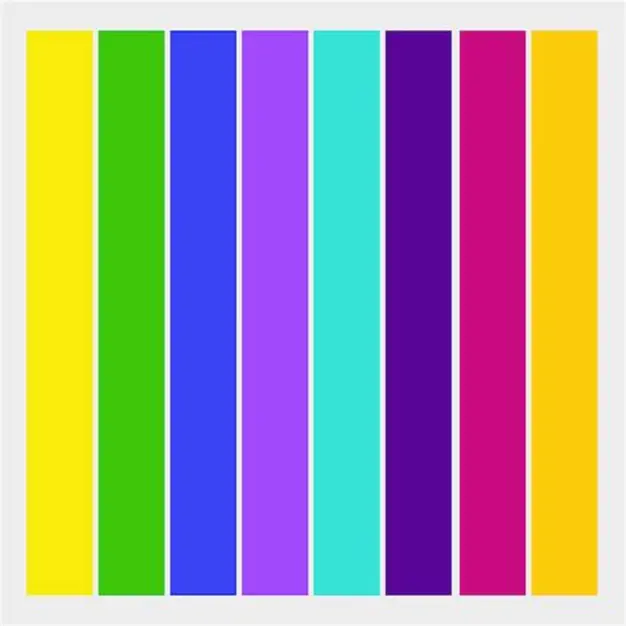
#> input picture unidad1/clases/Avances/colores.jpg, 626 x 626 px
$ jupyter execute clase3.ipynb
#> lines starting #> are read from the running program, lines starting #| are printed output that depends on the picture; after the words box and inside, x2 and y2 are one past the last pixel; in counts of white or black regions, pixels touching at a corner belong together
[cell 1]
import cv2
import matplotlib.pyplot as plt
import numpy as np

imagen1 = cv2.imread('colores.jpg')
#> imagen1 is the input picture: shape (626, 626, 3); mean B, G, R 153.3, 153.8, 163.5
img=cv2.cvtColor(imagen1, cv2.COLOR_BGR2RGB)
def RGB2HSV(img):
    img = img.astype(np.float32)
    img = img/255.
    new_img = np.zeros_like(img)

    maxChannel = np.argmax(img,axis=2)
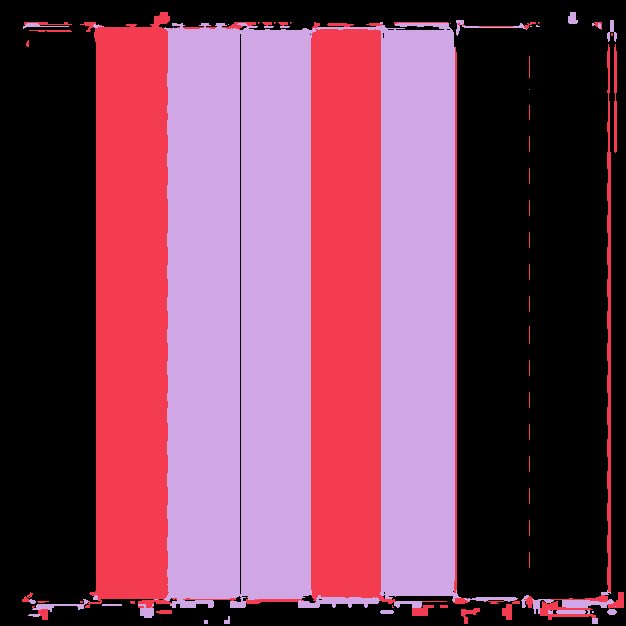
#> maxChannel: shape (626, 626) int64; 3 distinct labels, from 0 to 2; one colour per label, 0 black
    maxValue = np.amax(img,axis=2)
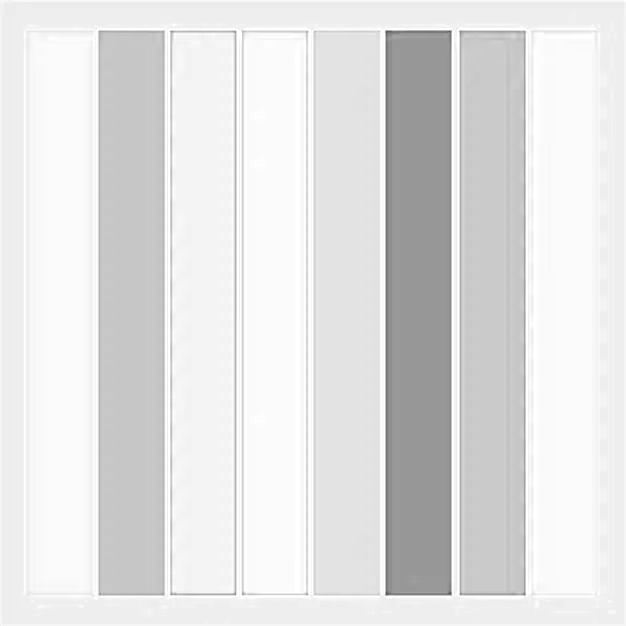
#> maxValue: shape (626, 626) float32; min 0.337, max 1, mean 0.884
    minChannel = np.argmin(img,axis=2)
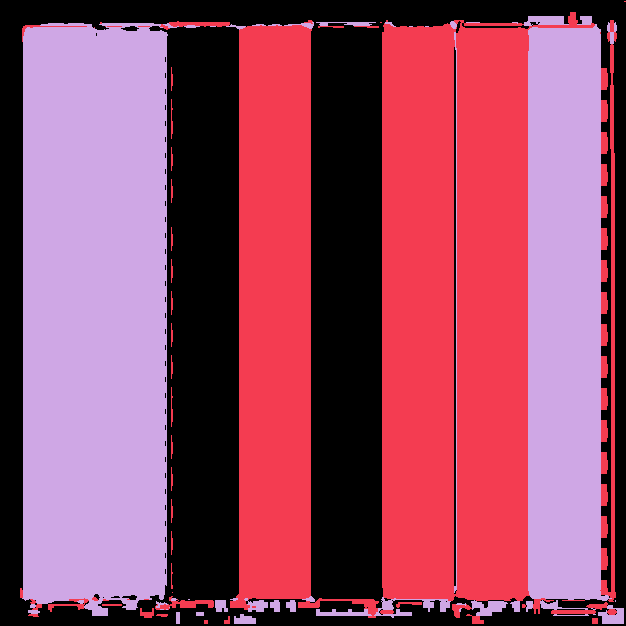
#> minChannel: shape (626, 626) int64; 3 distinct labels, from 0 to 2; one colour per label, 0 black
    minValue = np.amin(img,axis=2)
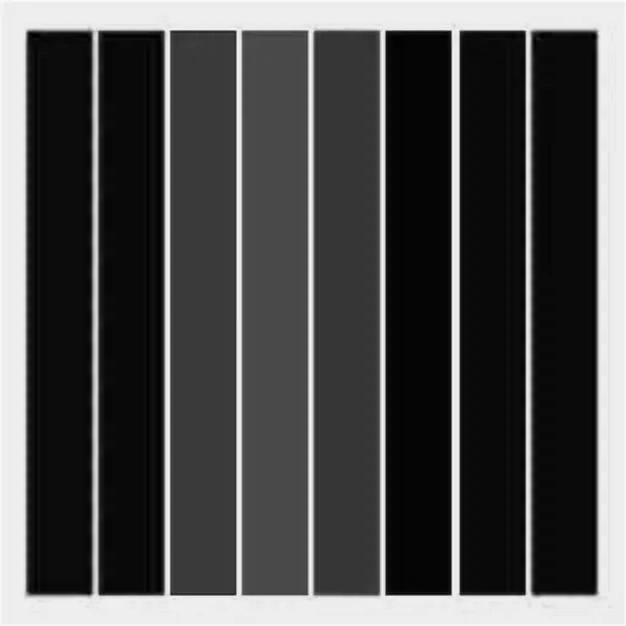
#> minValue: shape (626, 626) float32; min 0, max 1, mean 0.307
    #value
    new_img[...,2] = maxValue
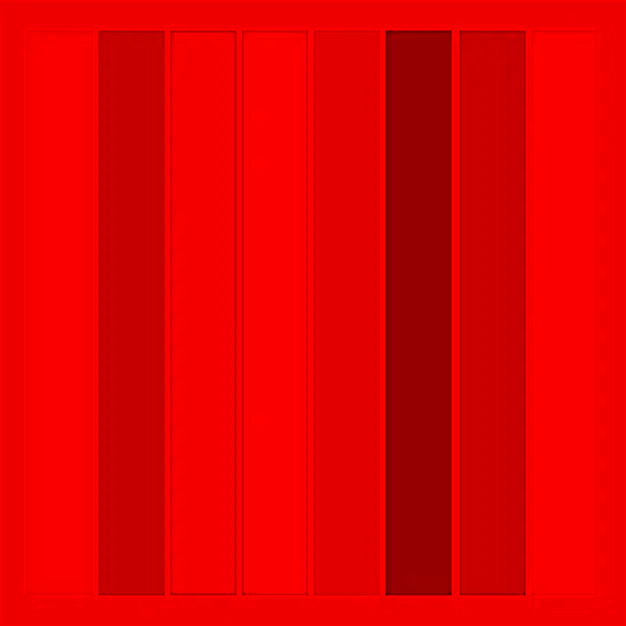
#> new_img: shape (626, 626, 3) float32; mean of channels 0, 1, 2 0, 0, 0.883; drawn as B, G, R

    #saturation
    for i in range(img.shape[0]):
        for j in range(img.shape[1]):
            if maxValue[i,j]==0:
                new_img[i,j,1] = 0
            elif maxValue[i,j] != 0:
                new_img[i,j,1] = (new_img[i,j,2]-minValue[i,j])/new_img[i,j,2]
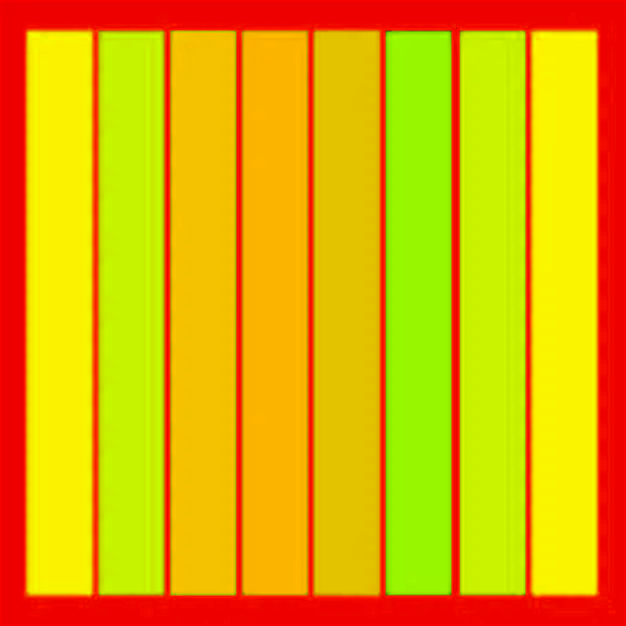
#> new_img: shape (626, 626, 3) float32; mean of channels 0, 1, 2 0, 0.671, 0.883; drawn as B, G, R

    #hue
    for i in range(img.shape[0]):
        for j in range(img.shape[1]):
            if sum(img[i,j,...])/3 == img[i,j,0]:
                new_img[i,j,0] = 0
            elif maxChannel[i,j] == 0: #R
                new_img[i,j,0] = 60 * ((img[i,j,1]-img[i,j,2])/(new_img[i,j,2]-minValue[i,j]))
            elif maxChannel[i,j] == 1: #G
                new_img[i,j,0] = 120 + 60 * (img[i,j,2]-img[i,j,0])/(new_img[i,j,2]-minValue[i,j])
            elif maxChannel[i,j] == 2: #B
                new_img[i,j,0] = 240 + 60 * (img[i,j,0]-img[i,j,1])/(new_img[i,j,2]-minValue[i,j])

        img2= new_img[...,0] < 0
        new_img[img2,0]   =  new_img[img2,0] + 360
#> this loop made 626 passes
#> pass 2, in RGB2HSV, `img2= new_img[...,0] < 0`:
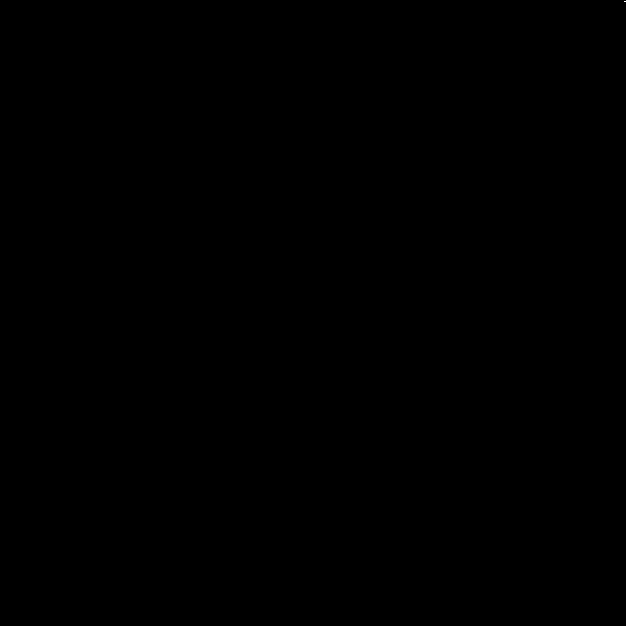
#> img2: shape (626, 626) bool; 0% white in thin lines or dots, all inside (x1, y1, x2, y2) = (624, 1, 626, 2)
#> after the loop:
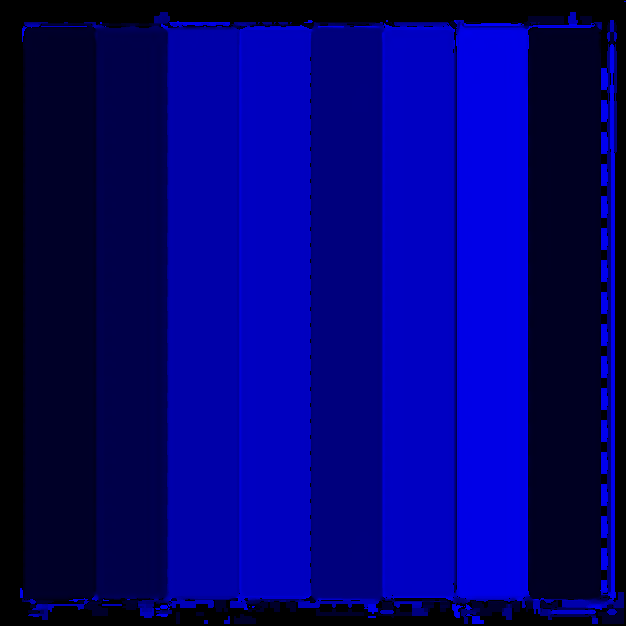
#> new_img: shape (626, 626, 3) float32; mean of channels 0, 1, 2 165.2, 0.7, 0.9; drawn with min black and max white
    return new_img

hsv_img = RGB2HSV(img)
fig,axs = plt.subplots(1,4,figsize=(25,10))
axs[0].imshow(img)
axs[0].set_title('Imagen Original')

fig_img=axs[1].imshow(hsv_img[...,0], cmap='gray',vmin=0, vmax=360)
axs[1].set_title('Canal Hue')
fig_img=axs[2].imshow(hsv_img[...,1], cmap='gray',vmin=0, vmax=1)
axs[2].set_title('Canal Saturation')
fig_img=axs[3].imshow(hsv_img[...,2], cmap='gray',vmin=0, vmax=360)
axs[3].set_title('Canal Value')
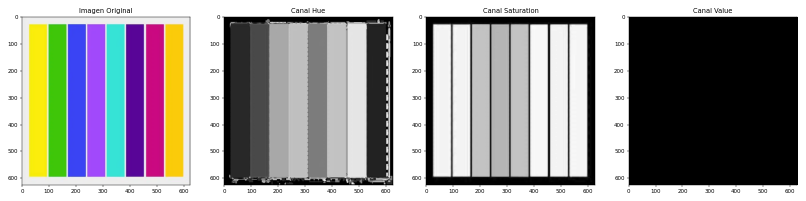
#> figure drawn by matplotlib, 4 panels

[cell 2]
import cv2
import matplotlib.pyplot as plt
import numpy as np

imagen1 = cv2.imread('colores.jpg')
img=cv2.cvtColor(imagen1, cv2.COLOR_BGR2RGB)
def RGB2HSV(img):
    img = img.astype(np.float32)
    img = img/255.
    new_img = np.zeros_like(img)

    maxChannel = np.argmax(img,axis=2)
    maxValue = np.amax(img,axis=2)
    minChannel = np.argmin(img,axis=2)
    minValue = np.amin(img,axis=2)
    #value
    new_img[...,2] = maxValue

    #saturation
    for i in range(img.shape[0]):
        for j in range(img.shape[1]):
            if maxValue[i,j]==0:
                new_img[i,j,1] = 0
            elif maxValue[i,j] != 0:
                new_img[i,j,1] = (new_img[i,j,2]-minValue[i,j])/new_img[i,j,2]

    #hue
    for i in range(img.shape[0]):
        for j in range(img.shape[1]):
            if sum(img[i,j,...])/3 == img[i,j,0]:
                new_img[i,j,0] = 0
            elif maxChannel[i,j] == 0: #R
                new_img[i,j,0] = 60 * ((img[i,j,1]-img[i,j,2])/(new_img[i,j,2]-minValue[i,j]))
            elif maxChannel[i,j] == 1: #G
                new_img[i,j,0] = 120 + 60 * (img[i,j,2]-img[i,j,0])/(new_img[i,j,2]-minValue[i,j])
            elif maxChannel[i,j] == 2: #B
                new_img[i,j,0] = 240 + 60 * (img[i,j,0]-img[i,j,1])/(new_img[i,j,2]-minValue[i,j])

        img2= new_img[...,0] < 0
        new_img[img2,0]   =  new_img[img2,0] + 360
    return new_img

hsv_img = RGB2HSV(img)
fig,axs = plt.subplots(1,4,figsize=(25,10))
axs[0].imshow(img)
axs[0].set_title('Imagen Original')

fig_img=axs[1].imshow(hsv_img[...,0], cmap='gray',vmin=0, vmax=360)
axs[1].set_title('Canal Hue')
fig_img=axs[2].imshow(hsv_img[...,1], cmap='gray',vmin=0, vmax=1)
axs[2].set_title('Canal Saturation')
fig_img=axs[3].imshow(hsv_img[...,2], cmap='gray',vmin=0, vmax=360)
axs[3].set_title('Canal Value')

[cell 3]
import cv2
import matplotlib.pyplot as plt
import numpy as np

img_rgb=cv2.cvtColor(cv2.imread('colores.jpg',cv2.IMREAD_COLOR), cv2.COLOR_BGR2RGB)

img_hsv=cv2.cvtColor(img_rgb, cv2.COLOR_RGB2HSV)
#> img_hsv: shape (626, 626, 3); mean H, S, V 82.6, 171, 225.3

fig,axs = plt.subplots(1,2,figsize=(20,10))

axs[0].imshow(img_rgb)
axs[0].set_title('Imagen RGB Original')
axs[0].axis('off')

axs[1].imshow(img_hsv)
axs[1].set_title('Imagen HSV')
axs[1].axis('off')

plt.tight_layout()
plt.show()

$ run again, with unidad1/clases/Avances/foto2.jpg copied over unidad1/clases/Avances/colores.jpg
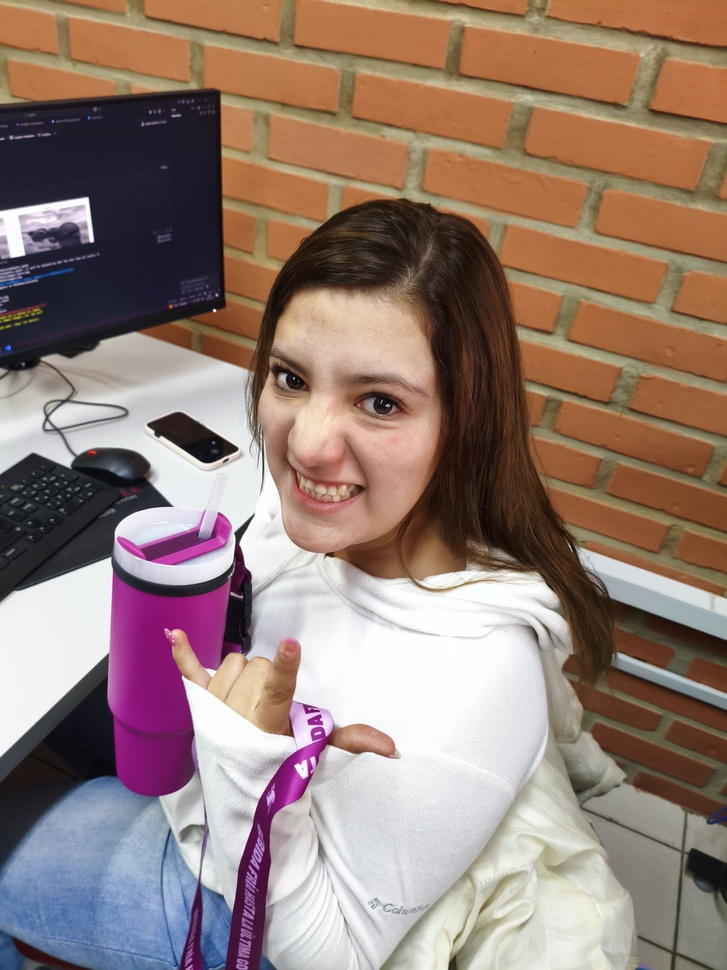
#> input picture unidad1/clases/Avances/foto2.jpg, 727 x 970 px, shrunk from 3072 x 4096 before the run
#> imagen1 is the input picture: shape (970, 727, 3); mean B, G, R 116.9, 126, 148.7
#> maxChannel: shape (970, 727) int64; 3 distinct labels, from 0 to 2
#> minChannel: shape (970, 727) int64; 3 distinct labels, from 0 to 2
#> after the loop in RGB2HSV, `for i in range(img.shape[0]):`:
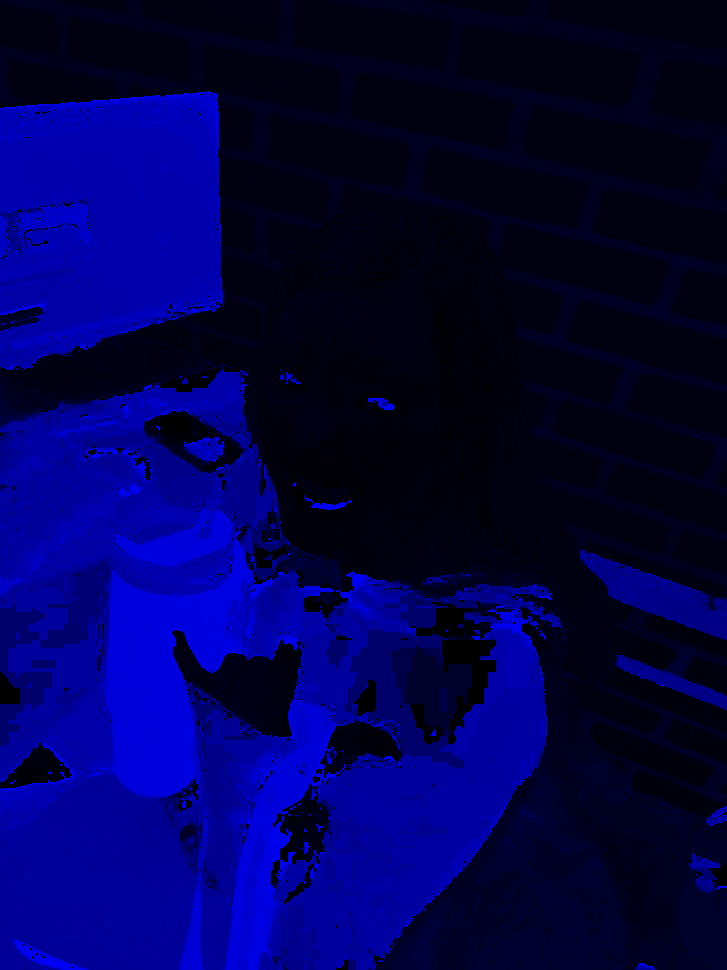
#> new_img: shape (970, 727, 3) float32; mean of channels 0, 1, 2 110, 0.3, 0.6; drawn with min black and max white
#> `[cell 1] import cv2 import matplotlib.pyplot as plt import numpy as np..`:
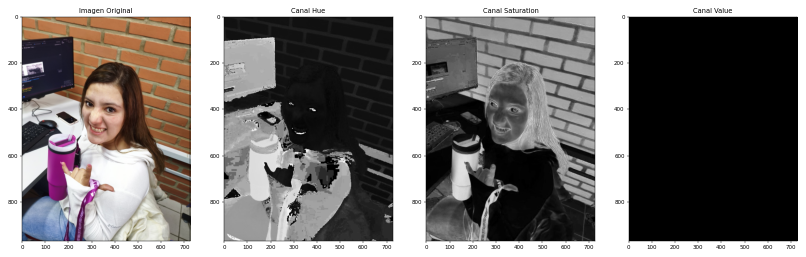
#> figure drawn by matplotlib, 4 panels
#> img_hsv: shape (970, 727, 3); mean H, S, V 55.1, 87.3, 153.7
